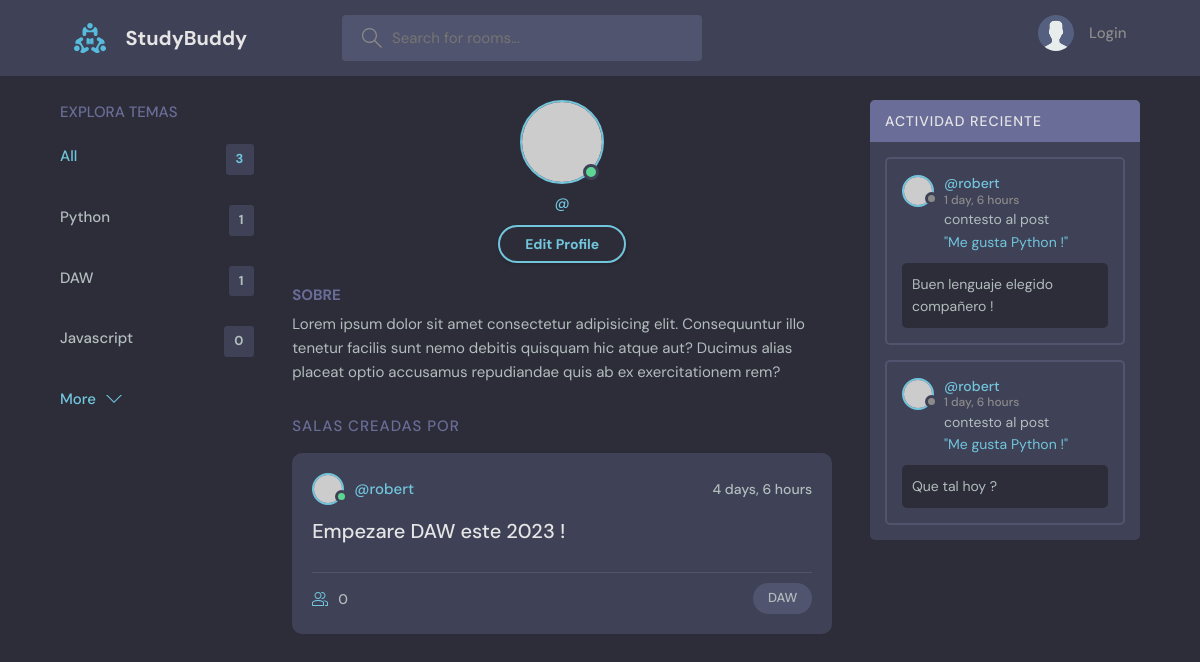
Page /perfil/1 on the earlier database version.
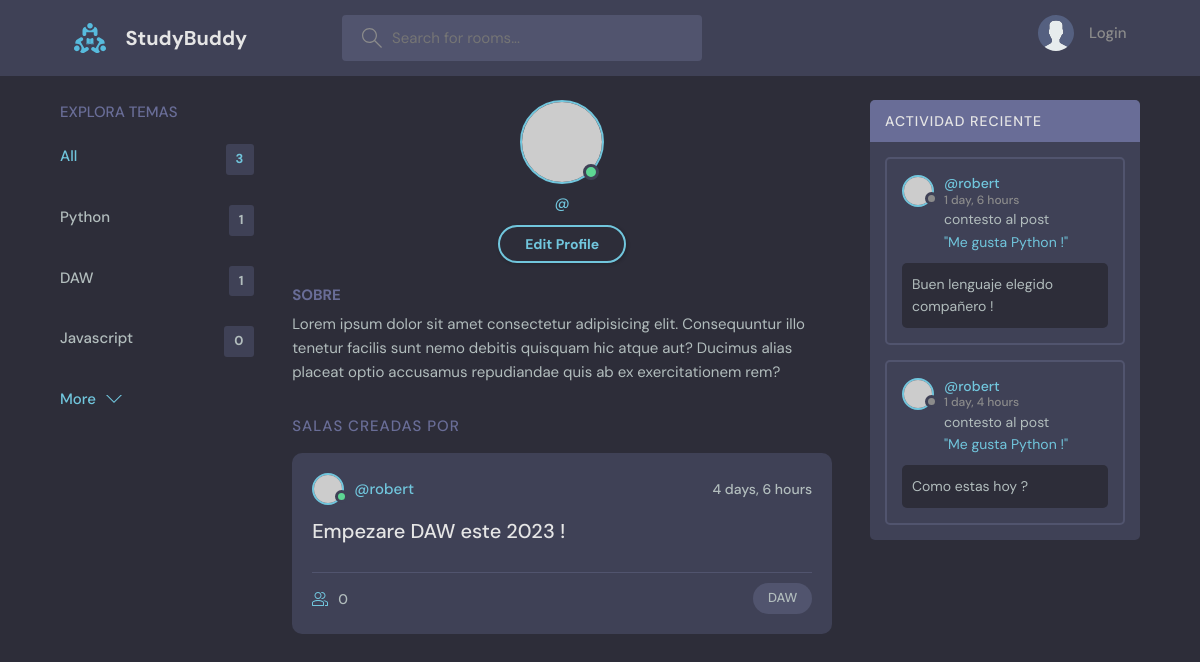
Same page on the later database version.
### base/models.py (models this page shows)
class Tema(models.Model):
    nombre = models.CharField(max_length=200)
    def __str__(self):
        return self.nombre

class Habitacion(models.Model):
    host = models.ForeignKey(User, on_delete=models.SET_NULL, null=True)
    tema = models.ForeignKey(Tema, on_delete=models.SET_NULL, null=True)
    nombre = models.CharField(max_length=200)
    descripcion = models.TextField(null=True, blank=True)
    participantes = models.ManyToManyField(User, related_name="participantes", blank=True)
    updated = models.DateTimeField(auto_now=True)
    creado = models.DateTimeField(auto_now_add=True) #Este valor solo cambia cuando se INICIA UNA VEZ
    class Meta:
        ordering = ["-updated", "-creado"]
    def __str__(self):
        return self.nombre

class Mensaje(models.Model):
    usuario = models.ForeignKey(User, on_delete=models.CASCADE)
    habitacion = models.ForeignKey(Habitacion, on_delete=models.CASCADE)
    body = models.TextField()
    updated = models.DateTimeField(auto_now=True)
    created = models.DateTimeField(auto_now_add=True)
    def __str__(self):
        return self.body[0:50]

### base/views.py (the view)
# urls.py: path("perfil/<str:pk>", views.PerfilUsuario, name="perfil-usuario"),
def PerfilUsuario(request, pk):
    usuario = User.objects.get(id=pk)
    mensaje_habitacion = usuario.mensaje_set.all()
    temas = Tema.objects.all()
    habitaciones = usuario.habitacion_set.all() #Me da todas las propiedades de habitacion => del usuario
    contexto = {"usuario": usuario, "rooms": habitaciones, "mensajes_habitacion": mensaje_habitacion, "temas": temas}
    return render(request, "perfil.html", contexto)

### templates/perfil.html (shortened to what this page needs)
{% extends "main.html" %}
  {% block content %}
  <main class="profile-page layout layout--3">
    <div class="container">
      {% include "componente_tema.html" %}
      <div class="roomList">
        <div class="profile">
          <div class="profile__avatar">
            <div class="avatar avatar--large active">
              <img src="https://randomuser.me/api/portraits/men/11.jpg" />
            </div>
          </div>
          <div class="profile__info">
            <p>@{{user.username}}</p>
            <a href="edit-user.html" class="btn btn--main btn--pill">Edit Profile</a>
          </div>
          <div class="profile__about">
            <h3>Sobre {{user.username}}</h3>
            <p>
              Lorem ipsum dolor sit amet consectetur adipisicing elit. Consequuntur illo tenetur
              facilis sunt nemo debitis quisquam hic atque aut? Ducimus alias placeat optio
              accusamus repudiandae quis ab ex exercitationem rem?
            </p>
          </div>
        </div>
        <div class="roomList__header">
          <div>
            <h2>Salas creadas por {{user.username}}</a>
            </h2>
          </div>
        </div>
        {% include "componente_lista_habitaciones.html" %}
      </div>
      {% include "componente_actividad.html" %}
    </div>
  </main>
{% endblock content %}

### templates/componente_tema.html
<div class="topics">
    <div class="topics__header">
      <h2>Explora temas</h2>
    </div>
    <ul class="topics__list">
      <li>
        <a href="{% url 'home' %}" class="active">All <span>{{temas.count}}</span></a>
      </li>
    {% for tema in temas %}
      <li>
        <a href=" ?q={{tema.nombre}}">{{tema}} <span>{{tema.habitacion_set.all.count}}</span></a>
      </li>
    {% endfor %}
    </ul>
    <a class="btn btn--link" href="topics.html">
      More
      <svg version="1.1" xmlns="http://www.w3.org/2000/svg" width="32" height="32" viewBox="0 0 32 32">
        <title>chevron-down</title>
        <path d="M16 21l-13-13h-3l16 16 16-16h-3l-13 13z"></path>
      </svg>
    </a>
  </div>

### templates/componente_lista_habitaciones.html (shortened to what this page needs)
{% for room in rooms %}
<div class="roomListRoom">
    <div class="roomListRoom__header">
      <a href="{% url 'perfil-usuario' room.host.id %}" class="roomListRoom__author">
        <div class="avatar avatar--small active">
          <img src="https://randomuser.me/api/portraits/men/11.jpg" />
        </div>
        <span>@{{room.host.username}}</span>
      </a>
      <div class="roomListRoom__actions">
        <span>{{room.creado|timesince}}</span>
      </div>
    </div>
    <div class="roomListRoom__content">
      <a href="{% url 'room' room.id %}">{{room.nombre}}</a>
    </div>
    <div class="roomListRoom__meta">
      <a href="{% url 'room' room.id %}" class="roomListRoom__joined">
        {{room.participantes.count}}
      </a>
      <p class="roomListRoom__topic">{{room.tema.nombre}}</p>
    </div>
  </div>
{% endfor %}

### templates/componente_actividad.html (shortened to what this page needs)
<div class="activities">
    <div class="activities__header">
      <h2>Actividad Reciente</h2>
    </div>
    {% for mensaje in mensajes_habitacion %}
    <div class="activities__box">
      <div class="activities__boxHeader roomListRoom__header">
        <a href="{% url 'perfil-usuario' mensaje.usuario.id %}" class="roomListRoom__author">
          <div class="avatar avatar--small">
            <img src="https://randomuser.me/api/portraits/women/11.jpg" />
          </div>
          <p>
            @{{mensaje.usuario.username}}
            <span>{{mensaje.created|timesince}}</span>
          </p>
        </a>
      </div>
      <div class="activities__boxContent">
        <p>contesto al post <br>
        <a href="{% url 'room' mensaje.habitacion.id %}">"{{mensaje.habitacion}}"</a></p>
        <div class="activities__boxRoomContent">
          {{mensaje}}
        </div>
      </div>
    </div>
    {% endfor %}
  </div>

Differences in the rows shown:
removed Mensaje: usuario.username "robert", created "1 day, 6 hours", habitacion "Me gusta Python !", body "Que tal hoy ?"
added Mensaje: usuario.username "robert", created "1 day, 4 hours", habitacion "Me gusta Python !", body "Como estas hoy ?"
